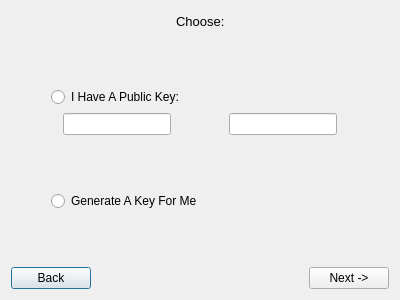
<?xml version="1.0" encoding="UTF-8"?>
<ui version="4.0">
 <class>rsa_encrypt</class>
 <widget class="QDialog" name="rsa_encrypt">
  <property name="geometry">
   <rect>
    <x>0</x>
    <y>0</y>
    <width>400</width>
    <height>300</height>
   </rect>
  </property>
  <property name="windowTitle">
   <string>Dialog</string>
  </property>
  <layout class="QHBoxLayout" name="horizontalLayout_6">
   <item>
    <layout class="QVBoxLayout" name="verticalLayout">
     <item>
      <layout class="QHBoxLayout" name="horizontalLayout">
       <item>
        <spacer name="horizontalSpacer">
         <property name="orientation">
          <enum>Qt::Horizontal</enum>
         </property>
         <property name="sizeHint" stdset="0">
          <size>
           <width>40</width>
           <height>20</height>
          </size>
         </property>
        </spacer>
       </item>
       <item>
        <widget class="QLabel" name="label">
         <property name="font">
          <font>
           <pointsize>10</pointsize>
          </font>
         </property>
         <property name="text">
          <string>Choose:</string>
         </property>
        </widget>
       </item>
       <item>
        <spacer name="horizontalSpacer_2">
         <property name="orientation">
          <enum>Qt::Horizontal</enum>
         </property>
         <property name="sizeHint" stdset="0">
          <size>
           <width>40</width>
           <height>20</height>
          </size>
         </property>
        </spacer>
       </item>
      </layout>
     </item>
     <item>
      <spacer name="verticalSpacer">
       <property name="orientation">
        <enum>Qt::Vertical</enum>
       </property>
       <property name="sizeHint" stdset="0">
        <size>
         <width>20</width>
         <height>40</height>
        </size>
       </property>
      </spacer>
     </item>
     <item>
      <layout class="QHBoxLayout" name="horizontalLayout_3">
       <item>
        <spacer name="horizontalSpacer_4">
         <property name="orientation">
          <enum>Qt::Horizontal</enum>
         </property>
         <property name="sizeType">
          <enum>QSizePolicy::Fixed</enum>
         </property>
         <property name="sizeHint" stdset="0">
          <size>
           <width>40</width>
           <height>20</height>
          </size>
         </property>
        </spacer>
       </item>
       <item>
        <widget class="QRadioButton" name="radioButton_have">
         <property name="text">
          <string>I Have A Public Key:</string>
         </property>
        </widget>
       </item>
       <item>
        <spacer name="horizontalSpacer_5">
         <property name="orientation">
          <enum>Qt::Horizontal</enum>
         </property>
         <property name="sizeHint" stdset="0">
          <size>
           <width>40</width>
           <height>20</height>
          </size>
         </property>
        </spacer>
       </item>
      </layout>
     </item>
     <item>
      <layout class="QHBoxLayout" name="horizontalLayout_2">
       <item>
        <spacer name="horizontalSpacer_9">
         <property name="orientation">
          <enum>Qt::Horizontal</enum>
         </property>
         <property name="sizeHint" stdset="0">
          <size>
           <width>40</width>
           <height>20</height>
          </size>
         </property>
        </spacer>
       </item>
       <item>
        <widget class="QLineEdit" name="lineEdit">
         <property name="inputMethodHints">
          <set>Qt::ImhDigitsOnly</set>
         </property>
        </widget>
       </item>
       <item>
        <spacer name="horizontalSpacer_3">
         <property name="orientation">
          <enum>Qt::Horizontal</enum>
         </property>
         <property name="sizeHint" stdset="0">
          <size>
           <width>40</width>
           <height>20</height>
          </size>
         </property>
        </spacer>
       </item>
       <item>
        <widget class="QLineEdit" name="lineEdit_2">
         <property name="inputMethodHints">
          <set>Qt::ImhDigitsOnly</set>
         </property>
        </widget>
       </item>
       <item>
        <spacer name="horizontalSpacer_8">
         <property name="orientation">
          <enum>Qt::Horizontal</enum>
         </property>
         <property name="sizeHint" stdset="0">
          <size>
           <width>40</width>
           <height>20</height>
          </size>
         </property>
        </spacer>
       </item>
      </layout>
     </item>
     <item>
      <spacer name="verticalSpacer_3">
       <property name="orientation">
        <enum>Qt::Vertical</enum>
       </property>
       <property name="sizeHint" stdset="0">
        <size>
         <width>20</width>
         <height>40</height>
        </size>
       </property>
      </spacer>
     </item>
     <item>
      <layout class="QHBoxLayout" name="horizontalLayout_4">
       <item>
        <spacer name="horizontalSpacer_6">
         <property name="orientation">
          <enum>Qt::Horizontal</enum>
         </property>
         <property name="sizeType">
          <enum>QSizePolicy::Fixed</enum>
         </property>
         <property name="sizeHint" stdset="0">
          <size>
           <width>40</width>
           <height>20</height>
          </size>
         </property>
        </spacer>
       </item>
       <item>
        <widget class="QRadioButton" name="radioButton_gen">
         <property name="text">
          <string>Generate A Key For Me</string>
         </property>
        </widget>
       </item>
       <item>
        <spacer name="horizontalSpacer_7">
         <property name="orientation">
          <enum>Qt::Horizontal</enum>
         </property>
         <property name="sizeHint" stdset="0">
          <size>
           <width>40</width>
           <height>20</height>
          </size>
         </property>
        </spacer>
       </item>
      </layout>
     </item>
     <item>
      <spacer name="verticalSpacer_4">
       <property name="orientation">
        <enum>Qt::Vertical</enum>
       </property>
       <property name="sizeHint" stdset="0">
        <size>
         <width>20</width>
         <height>40</height>
        </size>
       </property>
      </spacer>
     </item>
     <item>
      <layout class="QHBoxLayout" name="horizontalLayout_5">
       <item>
        <widget class="QPushButton" name="pushButton_back">
         <property name="text">
          <string>Back</string>
         </property>
        </widget>
       </item>
       <item>
        <spacer name="horizontalSpacer_10">
         <property name="orientation">
          <enum>Qt::Horizontal</enum>
         </property>
         <property name="sizeHint" stdset="0">
          <size>
           <width>40</width>
           <height>20</height>
          </size>
         </property>
        </spacer>
       </item>
       <item>
        <widget class="QPushButton" name="pushButton_netx">
         <property name="inputMethodHints">
          <set>Qt::ImhNone</set>
         </property>
         <property name="text">
          <string>Next -&gt;</string>
         </property>
        </widget>
       </item>
      </layout>
     </item>
    </layout>
   </item>
  </layout>
 </widget>
 <resources/>
 <connections/>
</ui>
